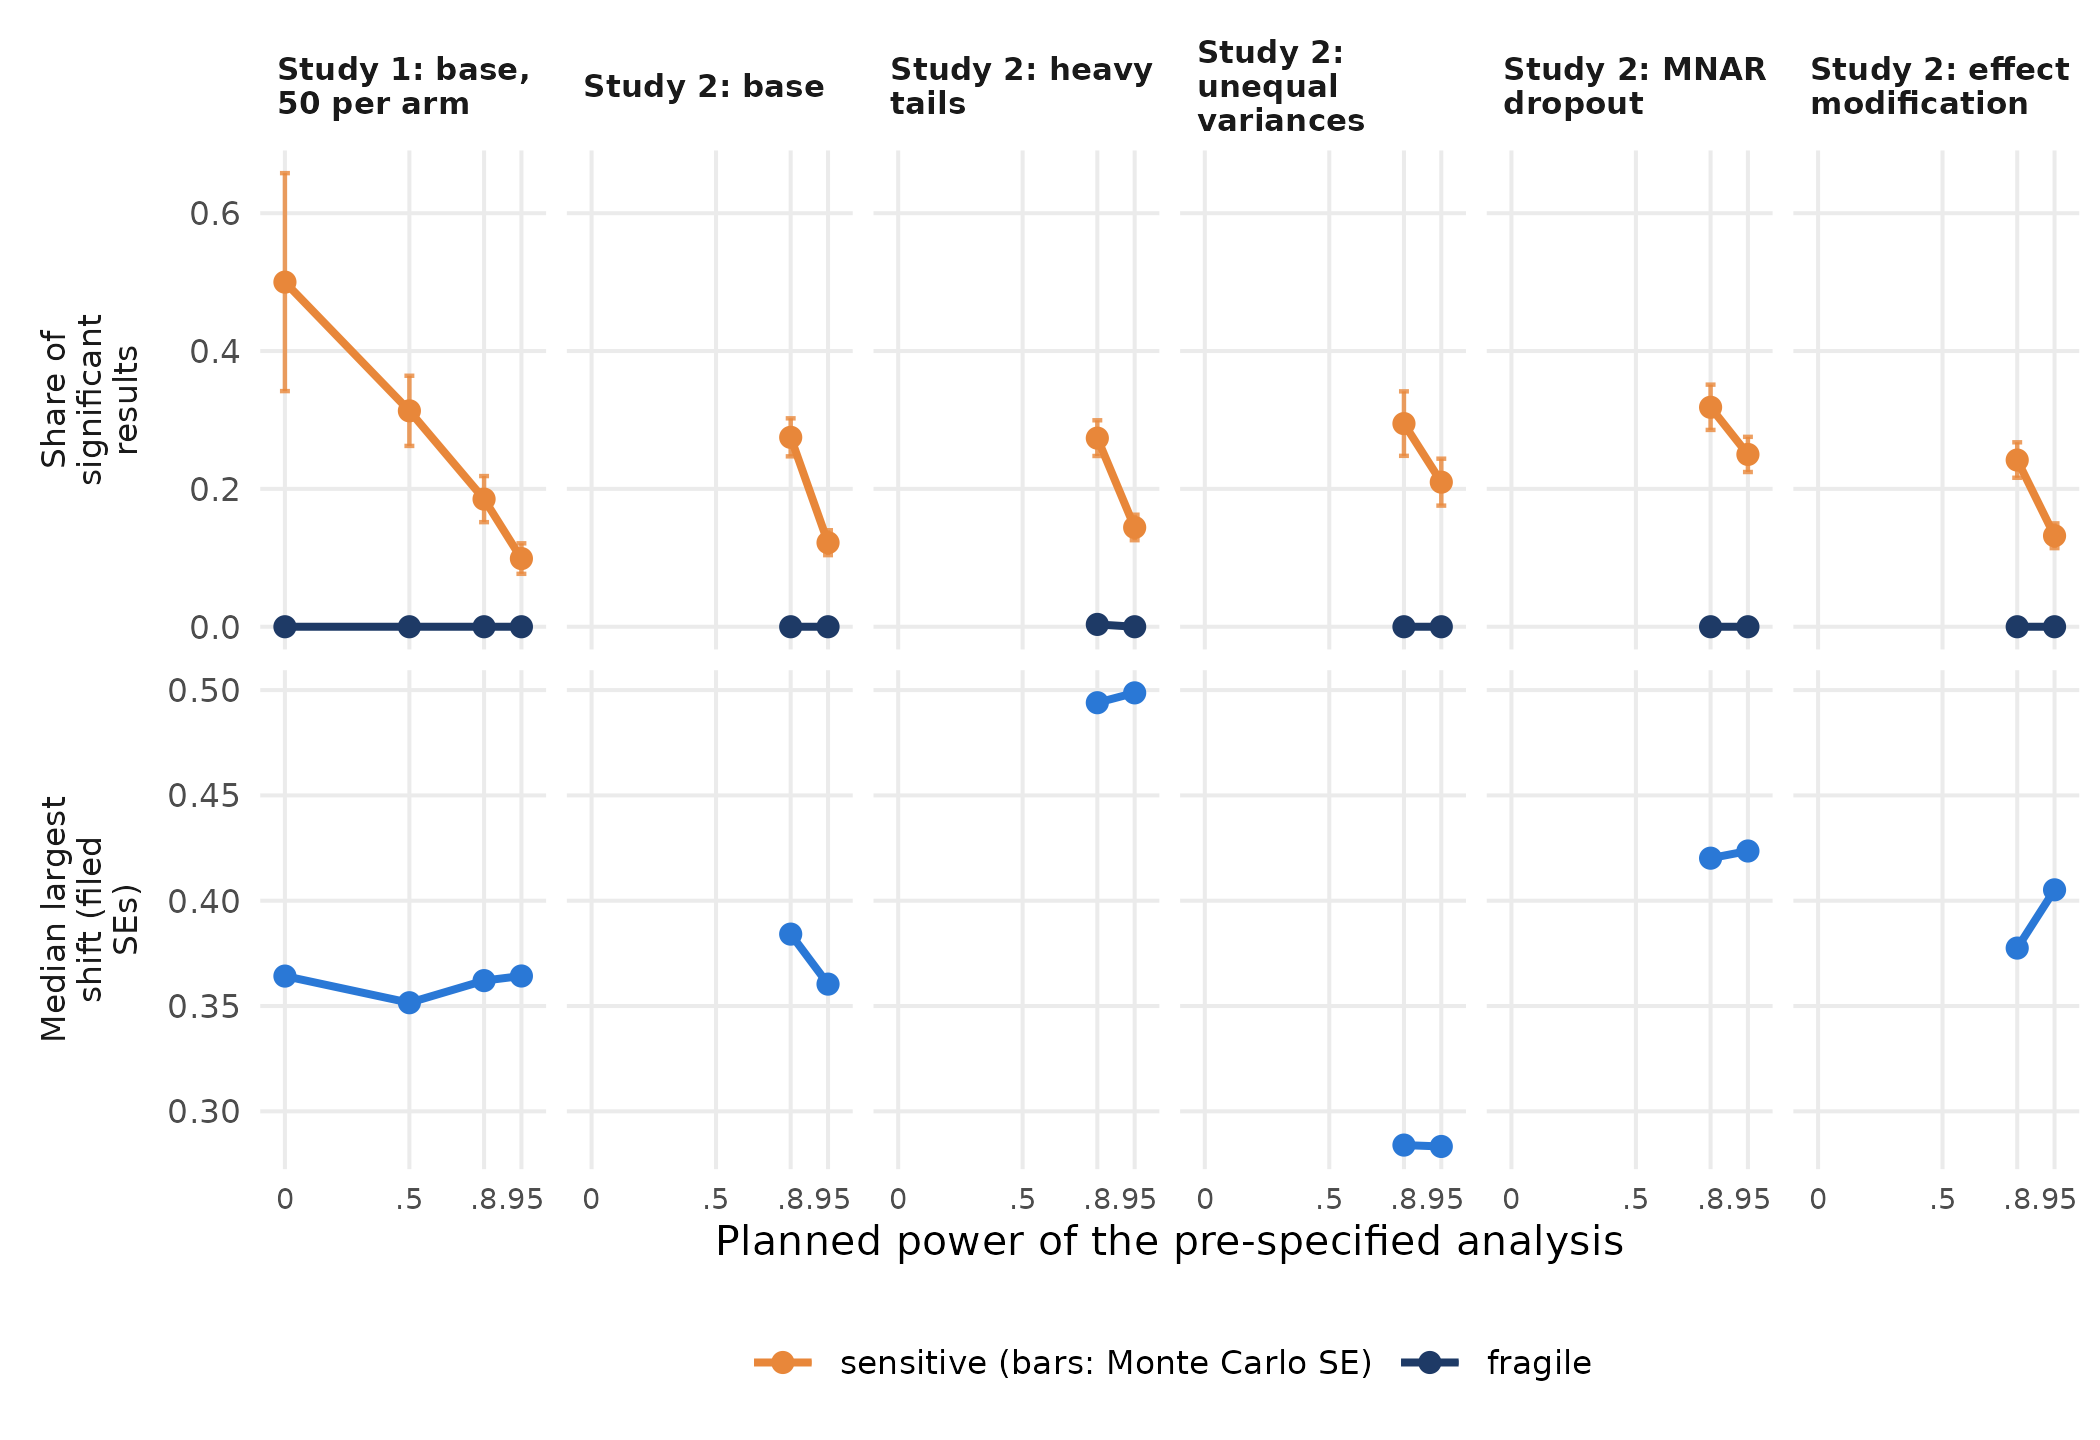

This chart was generated by the following R code:
## Figure 3 (0.7.3 redraw): sensitive and fragile shares among significant trials against planned power, with Monte Carlo
## error bars (sqrt(p (1 - p) / n_sig)) on the share panel. Study 1 from the 0.7.2 run (SIMS070_PREVIOUS/results/
## study1_summary.csv, 200 trials per power, unchanged) and the Study 2 designs from Job 5 (results/study2_400_summary.csv,
## 400 trials per cell at planned power 0.8 and 0.95) as small multiples; bottom row: the median largest shift in filed SEs.
## PDF and PNG, 7 in wide.
source(file.path(dirname(sub("^--file=", "", commandArgs()[grepl("^--file=", commandArgs())])), "..", "scripts", "setup.R"))
suppressPackageStartupMessages(library(ggplot2))
t0 <- log_header("fig03_sim_verdicts")
s1 <- read.csv(file.path(PREVIOUS, "results", "study1_summary.csv")); s2 <- read.csv(file.path(RESULTS, "study2_400_summary.csv"))
mcse <- function(p, n) ifelse(n > 0, sqrt(p * (1 - p) / n), NA_real_)
n1 <- round(s1$trials * s1$power_observed)
d1 <- data.frame(design = "Study 1: base, 50 per arm", power = s1$power_target, n_sig = n1, sensitive = s1$sensitive_given_sig, sensitive_mcse = mcse(s1$sensitive_given_sig, n1),
                 fragile = s1$fragile_given_sig, fragile_mcse = mcse(s1$fragile_given_sig, n1), shift = s1$median_max_shift_se)
short <- c(base2 = "Study 2: base", heavy = "Study 2: heavy tails", hetero = "Study 2: unequal variances", mnar = "Study 2: MNAR dropout", interact = "Study 2: effect modification")
d2 <- data.frame(design = unname(short[s2$design]), power = s2$power_target, n_sig = s2$n_significant, sensitive = s2$sensitive_given_sig, sensitive_mcse = s2$sensitive_given_sig_mcse,
                 fragile = s2$fragile_given_sig, fragile_mcse = s2$fragile_given_sig_mcse, shift = s2$median_max_shift_se)
d <- rbind(d1, d2); d$design <- factor(d$design, levels = unique(c(d1$design, unname(short))))
long <- rbind(data.frame(d[, c("design", "power", "n_sig")], panel = "Share of significant results", what = "sensitive", value = d$sensitive, mcse = d$sensitive_mcse),
              data.frame(d[, c("design", "power", "n_sig")], panel = "Share of significant results", what = "fragile", value = d$fragile, mcse = d$fragile_mcse),
              data.frame(d[, c("design", "power", "n_sig")], panel = "Median largest shift (filed SEs)", what = "shift", value = d$shift, mcse = NA_real_))
long <- long[!is.na(long$value), ]; long$panel <- factor(long$panel, levels = c("Share of significant results", "Median largest shift (filed SEs)"))
g <- ggplot(long, aes(x = power, y = value, colour = what, group = what)) +
  geom_errorbar(data = long[!is.na(long$mcse), ], aes(ymin = pmax(0, value - mcse), ymax = pmin(1, value + mcse)), width = 0.04, linewidth = 0.5, alpha = 0.8) +
  geom_line(linewidth = 0.9) + geom_point(size = 2) +
  facet_grid(panel ~ design, scales = "free_y", switch = "y", labeller = label_wrap_gen(16)) +
  scale_colour_manual(values = c(sensitive = "#e8873a", fragile = "#1e3a66", shift = "#2a78d6"), name = NULL, breaks = c("sensitive", "fragile"), labels = c("sensitive (bars: Monte Carlo SE)", "fragile")) +
  scale_x_continuous(breaks = c(0, 0.5, 0.8, 0.95), labels = c("0", ".5", ".8", ".95"), expand = expansion(mult = 0.08)) +
  labs(x = "Planned power of the pre-specified analysis", y = NULL) + theme_minimal(base_size = 10) +
  theme(strip.placement = "outside", strip.text.x = element_text(hjust = 0, face = "bold", size = 7.5), axis.text.x = element_text(size = 7), panel.grid.minor = element_blank(), legend.position = "bottom",
        plot.background = element_rect(fill = "white", colour = NA))
for (ext in c("pdf", "png")) ggsave(file.path(FIGURES, paste0("fig03_sim_verdicts.", ext)), g, width = 7, height = 4.8, dpi = 300, bg = "white")
write.csv(long, file.path(FIGURES, "fig03_sim_verdicts_values.csv"), row.names = FALSE)
log_footer("fig03_sim_verdicts", t0)
